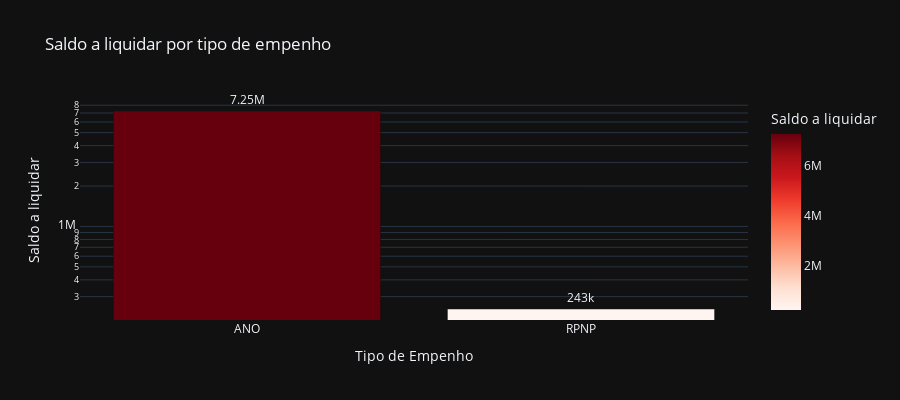

The notebook cell saved with this chart:
### Code cell
# Saldo a liquidar por tipo de Empenho
cols = ['TIPO', 'A_LIQUIDAR']

df_aux = df.loc[:, cols].groupby('TIPO').sum().sort_values(by= 'A_LIQUIDAR', ascending=False).reset_index()
df_aux = df_aux[df_aux['A_LIQUIDAR'] > 0]
fig = px.bar(df_aux, 
             x='TIPO', 
             y='A_LIQUIDAR',
             title='Saldo a liquidar por tipo de empenho',
             labels={'TIPO':'Tipo de Empenho', 'A_LIQUIDAR':'Saldo a liquidar'},
             text_auto='.3s',
             height=400,
             log_y=True,
             color='A_LIQUIDAR',
             color_continuous_scale = 'reds',
             template='plotly_dark')
fig.update_traces(textposition = 'outside', cliponaxis = False, hovertemplate=None)
fig.update_layout(hovermode="x unified")

fig.show()

### Figure 1 — Plotly figure (JSON) as saved in the notebook; plotly's stock layout.template omitted (floating-point values rounded to 4 significant figures)
{"data": [{"alignmentgroup": "True", "cliponaxis": false, "legendgroup": "", "marker": {"color": [7246000.0, 242700.0], "coloraxis": "coloraxis", "pattern": {"shape": ""}}, "name": "", "offsetgroup": "", "orientation": "v", "showlegend": false, "textposition": "outside", "texttemplate": "%{y:.3s}", "type": "bar", "x": ["ANO", "RPNP"], "xaxis": "x", "y": [7246000.0, 242700.0], "yaxis": "y"}], "layout": {"barmode": "relative", "coloraxis": {"colorbar": {"title": {"text": "Saldo a liquidar"}}, "colorscale": [[0, "rgb(255,245,240)"], [0.125, "rgb(254,224,210)"], [0.25, "rgb(252,187,161)"], [0.375, "rgb(252,146,114)"], [0.5, "rgb(251,106,74)"], [0.625, "rgb(239,59,44)"], [0.75, "rgb(203,24,29)"], [0.875, "rgb(165,15,21)"], [1, "rgb(103,0,13)"]]}, "height": 400, "hovermode": "x unified", "legend": {"tracegroupgap": 0}, "title": {"text": "Saldo a liquidar por tipo de empenho"}, "xaxis": {"anchor": "y", "domain": [0, 1], "title": {"text": "Tipo de Empenho"}}, "yaxis": {"anchor": "x", "domain": [0, 1], "title": {"text": "Saldo a liquidar"}, "type": "log"}}}
